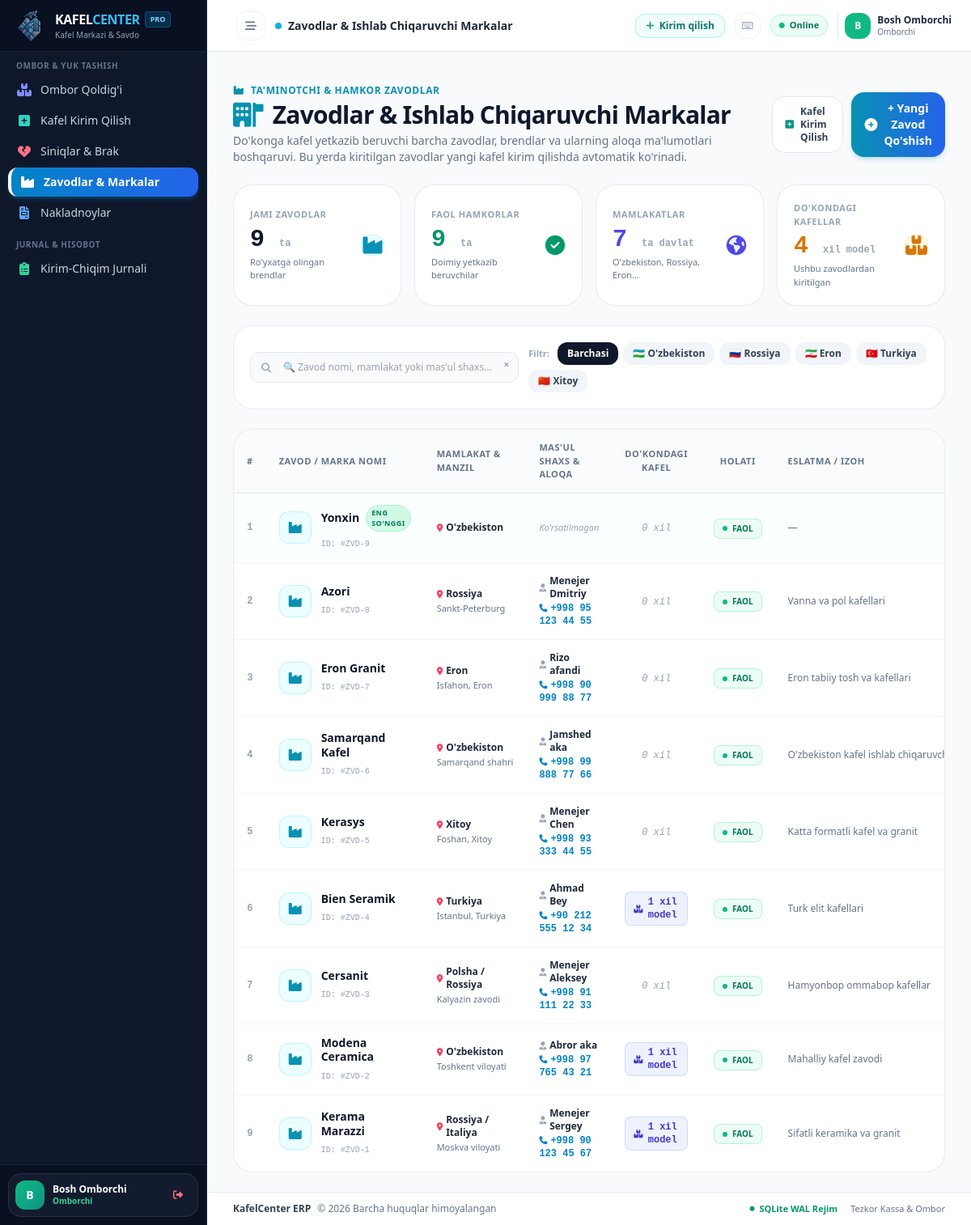
/zavodlar (signed in), run on the app's committed database.
### tables this page shows
CREATE TABLE factories (
        id INTEGER PRIMARY KEY AUTOINCREMENT,
        name TEXT NOT NULL UNIQUE,
        country TEXT DEFAULT 'O''zbekiston',
        contact_person TEXT,
        phone TEXT,
        address TEXT,
        note TEXT,
        is_active INTEGER DEFAULT 1,
        created_at TIMESTAMP DEFAULT CURRENT_TIMESTAMP
    );

### app.py (the view)
@app.route("/zavodlar")
@role_required(["admin", "omborchi"])
def zavodlar_page():
    q = request.args.get("q", "").strip()
    factories = database.get_all_factories(q)
    conn = database.get_db()
    cursor = conn.cursor()
    cursor.execute("SELECT COUNT(*) FROM factories")
    total_factories = cursor.fetchone()[0]
    cursor.execute("SELECT COUNT(*) FROM factories WHERE is_active = 1")
    active_factories = cursor.fetchone()[0]
    cursor.execute("SELECT COUNT(DISTINCT country) FROM factories WHERE country IS NOT NULL AND country != ''")
    total_countries = cursor.fetchone()[0]
    cursor.execute("SELECT COUNT(DISTINCT id) FROM products")
    total_products_linked = cursor.fetchone()[0]
    conn.close()
    kpi = {
        "total_factories": total_factories,
        "active_factories": active_factories,
        "total_countries": total_countries,
        "total_products_linked": total_products_linked
    }
    return render_template("zavodlar.html", factories=factories, kpi=kpi, q=q)

### templates/zavodlar.html (shortened to what this page needs)
{% extends "base.html" %}
{% block content %}
<div class="space-y-6">
    <div class="flex flex-col sm:flex-row sm:items-center sm:justify-between gap-4">
        <div>
            <div class="flex items-center space-x-2 text-xs font-bold uppercase tracking-wider text-cyan-600 mb-1">
                <i class="fa-solid fa-industry"></i>
                <span>Ta'minotchi & Hamkor Zavodlar</span>
            </div>
            <h1 class="text-2xl sm:text-3xl font-black text-slate-900 tracking-tight flex items-center space-x-3">
                <i class="fa-solid fa-building-flag text-cyan-600"></i>
                <span>Zavodlar & Ishlab Chiqaruvchi Markalar</span>
            </h1>
            <p class="text-xs sm:text-sm text-slate-500 mt-1">
                Do'konga kafel yetkazib beruvchi barcha zavodlar, brendlar va ularning aloqa ma'lumotlari boshqaruvi. Bu yerda kiritilgan zavodlar yangi kafel kirim qilishda avtomatik ko'rinadi.
            </p>
        </div>
        <div class="flex items-center space-x-2.5">
            <a href="/ombor/yangi" class="inline-flex items-center space-x-2 text-xs font-bold text-slate-700 hover:text-slate-900 bg-white hover:bg-slate-50 px-4 py-2.5 rounded-2xl border border-slate-200 shadow-xs transition">
                <i class="fa-solid fa-square-plus text-teal-600"></i>
                <span>Kafel Kirim Qilish</span>
            </a>
            <button type="button" onclick="openAddFactoryModal()" class="inline-flex items-center space-x-2 bg-gradient-to-r from-cyan-600 to-blue-600 hover:from-cyan-500 hover:to-blue-500 text-white font-black px-4 py-2.5 rounded-2xl shadow-md shadow-cyan-600/20 transition text-xs sm:text-sm">
                <i class="fa-solid fa-plus-circle text-base"></i>
                <span>+ Yangi Zavod Qo'shish</span>
            </button>
        </div>
    </div>
    <div class="grid grid-cols-1 sm:grid-cols-2 lg:grid-cols-4 gap-4">
        <div class="bg-white rounded-3xl p-5 border border-slate-200/80 shadow-xs flex items-center justify-between">
            <div>
                <span class="text-[11px] font-bold uppercase tracking-wider text-slate-400 block">Jami Zavodlar</span>
                <span class="text-2xl sm:text-3xl font-black text-slate-900 mt-1 block font-mono">
                    {{ kpi.total_factories or factories|length }} <span class="text-xs font-bold text-slate-400">ta</span>
                </span>
                <span class="text-[11px] text-slate-500 mt-0.5 block">Ro'yxatga olingan brendlar</span>
            </div>
            <div class="w-13 h-13 rounded-2xl bg-cyan-50 text-cyan-600 flex items-center justify-center text-2xl border border-cyan-200/60 shadow-xs">
                <i class="fa-solid fa-industry"></i>
            </div>
        </div>
        <div class="bg-white rounded-3xl p-5 border border-slate-200/80 shadow-xs flex items-center justify-between">
            <div>
                <span class="text-[11px] font-bold uppercase tracking-wider text-slate-400 block">Faol Hamkorlar</span>
                <span class="text-2xl sm:text-3xl font-black text-emerald-600 mt-1 block font-mono">
                    {{ kpi.active_factories or 0 }} <span class="text-xs font-bold text-slate-400">ta</span>
                </span>
                <span class="text-[11px] text-slate-500 mt-0.5 block">Doimiy yetkazib beruvchilar</span>
            </div>
            <div class="w-13 h-13 rounded-2xl bg-emerald-50 text-emerald-600 flex items-center justify-center text-2xl border border-emerald-200/60 shadow-xs">
                <i class="fa-solid fa-circle-check"></i>
            </div>
        </div>
        <div class="bg-white rounded-3xl p-5 border border-slate-200/80 shadow-xs flex items-center justify-between">
            <div>
                <span class="text-[11px] font-bold uppercase tracking-wider text-slate-400 block">Mamlakatlar</span>
                <span class="text-2xl sm:text-3xl font-black text-indigo-600 mt-1 block font-mono">
                    {{ kpi.total_countries or 0 }} <span class="text-xs font-bold text-slate-400">ta davlat</span>
                </span>
                <span class="text-[11px] text-slate-500 mt-0.5 block">O'zbekiston, Rossiya, Eron...</span>
            </div>
            <div class="w-13 h-13 rounded-2xl bg-indigo-50 text-indigo-600 flex items-center justify-center text-2xl border border-indigo-200/60 shadow-xs">
                <i class="fa-solid fa-earth-americas"></i>
            </div>
        </div>
        <div class="bg-white rounded-3xl p-5 border border-slate-200/80 shadow-xs flex items-center justify-between">
            <div>
                <span class="text-[11px] font-bold uppercase tracking-wider text-slate-400 block">Do'kondagi Kafellar</span>
                <span class="text-2xl sm:text-3xl font-black text-amber-600 mt-1 block font-mono">
                    {{ kpi.total_products_linked or 0 }} <span class="text-xs font-bold text-slate-400">xil model</span>
                </span>
                <span class="text-[11px] text-slate-500 mt-0.5 block">Ushbu zavodlardan kiritilgan</span>
            </div>
            <div class="w-13 h-13 rounded-2xl bg-amber-50 text-amber-600 flex items-center justify-center text-2xl border border-amber-200/60 shadow-xs">
                <i class="fa-solid fa-boxes-stacked"></i>
            </div>
        </div>
    </div>
    <div class="bg-white rounded-3xl p-5 shadow-xs border border-slate-200/80 space-y-4">
        <div class="flex flex-col sm:flex-row items-center justify-between gap-3">
            <div class="relative w-full sm:w-96">
                <input type="text" id="factorySearchInput" oninput="filterFactories(this.value)" placeholder="🔍 Zavod nomi, mamlakat yoki mas'ul shaxs..." class="w-full pl-10 pr-8 py-2.5 text-xs bg-slate-50 border border-slate-200 rounded-xl focus:outline-none focus:border-cyan-500 focus:bg-white font-medium transition">
                <i class="fa-solid fa-magnifying-glass absolute left-3.5 top-3 text-slate-400 text-xs"></i>
                <button type="button" onclick="document.getElementById('factorySearchInput').value=''; filterFactories('');" class="absolute right-3 top-2.5 text-slate-400 hover:text-slate-600 text-xs font-bold leading-none">&times;</button>
            </div>
            <div class="flex flex-wrap items-center gap-1.5 text-xs">
                <span class="text-[11px] font-bold text-slate-400 mr-1">Filtr:</span>
                <button type="button" onclick="filterByCountry('')" class="country-filter-btn px-3 py-1.5 rounded-xl bg-slate-900 text-white font-bold text-xs transition">Barchasi</button>
                <button type="button" onclick="filterByCountry('O'zbekiston')" class="country-filter-btn px-3 py-1.5 rounded-xl bg-slate-100 text-slate-700 hover:bg-slate-200 font-bold text-xs transition">🇺🇿 O'zbekiston</button>
                <button type="button" onclick="filterByCountry('Rossiya')" class="country-filter-btn px-3 py-1.5 rounded-xl bg-slate-100 text-slate-700 hover:bg-slate-200 font-bold text-xs transition">🇷🇺 Rossiya</button>
                <button type="button" onclick="filterByCountry('Eron')" class="country-filter-btn px-3 py-1.5 rounded-xl bg-slate-100 text-slate-700 hover:bg-slate-200 font-bold text-xs transition">🇮🇷 Eron</button>
                <button type="button" onclick="filterByCountry('Turkiya')" class="country-filter-btn px-3 py-1.5 rounded-xl bg-slate-100 text-slate-700 hover:bg-slate-200 font-bold text-xs transition">🇹🇷 Turkiya</button>
                <button type="button" onclick="filterByCountry('Xitoy')" class="country-filter-btn px-3 py-1.5 rounded-xl bg-slate-100 text-slate-700 hover:bg-slate-200 font-bold text-xs transition">🇨🇳 Xitoy</button>
            </div>
        </div>
    </div>
    <div class="bg-white rounded-3xl shadow-xs border border-slate-200/80 overflow-hidden">
        <div class="overflow-x-auto">
            <table class="w-full text-left border-collapse" id="factoriesTable">
                <thead>
                    <tr class="bg-slate-50/80 border-b border-slate-200 text-[11px] font-black uppercase text-slate-500 tracking-wider">
                        <th class="py-3.5 px-4 w-12 text-center">#</th>
                        <th class="py-3.5 px-4">Zavod / Marka Nomi</th>
                        <th class="py-3.5 px-4">Mamlakat & Manzil</th>
                        <th class="py-3.5 px-4">Mas'ul Shaxs & Aloqa</th>
                        <th class="py-3.5 px-4 text-center">Do'kondagi Kafel</th>
                        <th class="py-3.5 px-4 text-center">Holati</th>
                        <th class="py-3.5 px-4">Eslatma / Izoh</th>
                    </tr>
                </thead>
                <tbody class="divide-y divide-slate-100" id="factoriesTableBody">
                    {% for f in factories %}
                    <tr class="hover:bg-slate-50/80 transition factory-row {% if loop.first %}bg-cyan-50/20{% endif %}" data-name="{{ f.name|lower }}" data-country="{{ (f.country or '')|lower }}" data-person="{{ (f.contact_person or '')|lower }}">
                        <td class="py-3.5 px-4 text-center font-mono text-xs text-slate-400 font-bold">
                            {{ loop.index }}
                        </td>
                        <td class="py-3.5 px-4">
                            <div class="flex items-center space-x-3">
                                <div class="w-10 h-10 rounded-xl bg-cyan-50 border border-cyan-200/70 text-cyan-600 flex items-center justify-center font-black text-base flex-shrink-0 shadow-2xs">
                                    <i class="fa-solid fa-industry"></i>
                                </div>
                                <div>
                                    <div class="flex items-center space-x-2">
                                        <h4 class="font-bold text-slate-900 text-sm leading-tight">{{ f.name }}</h4>
                                        {% if loop.first %}
                                        <span class="text-[9px] font-black bg-emerald-100 text-emerald-700 px-1.5 py-0.5 rounded-full border border-emerald-200 uppercase tracking-wider">Eng so'nggi</span>
                                        {% endif %}
                                    </div>
                                    <span class="text-[10px] text-slate-400 font-mono">ID: #ZVD-{{ f.id }}</span>
                                </div>
                            </div>
                        </td>
                        <td class="py-3.5 px-4 text-xs">
                            <span class="font-bold text-slate-800 flex items-center space-x-1">
                                <i class="fa-solid fa-location-dot text-rose-500 text-[10px]"></i>
                                <span>{{ f.country or "O'zbekiston" }}</span>
                            </span>
                            {% if f.address %}
                            <span class="text-[11px] text-slate-500 block mt-0.5 truncate max-w-xs" title="{{ f.address }}">
                                {{ f.address }}
                            </span>
                            {% endif %}
                        </td>
                        <td class="py-3.5 px-4 text-xs">
                            {% if f.contact_person %}
                            <span class="font-bold text-slate-800 block flex items-center space-x-1">
                                <i class="fa-solid fa-user-tie text-slate-400 text-[10px]"></i>
                                <span>{{ f.contact_person }}</span>
                            </span>
                            {% else %}
                            <span class="text-slate-400 italic text-[11px]">Ko'rsatilmagan</span>
                            {% endif %}
                            {% if f.phone %}
                            <a href="tel:{{ f.phone }}" class="text-sky-600 hover:text-sky-800 font-mono text-xs font-semibold block mt-0.5 hover:underline">
                                <i class="fa-solid fa-phone text-[10px] mr-1"></i>{{ f.phone }}
                            </a>
                            {% endif %}
                        </td>
                        <td class="py-3.5 px-4 text-center font-mono">
                            {% if f.product_count and f.product_count > 0 %}
                            <span class="inline-flex items-center px-2.5 py-1 rounded-lg text-xs font-black bg-indigo-50 text-indigo-700 border border-indigo-200/80 shadow-2xs">
                                <i class="fa-solid fa-boxes-stacked mr-1 text-[10px]"></i>
                                {{ f.product_count }} xil model
                            </span>
                            {% else %}
                            <span class="text-xs text-slate-400 italic">0 xil</span>
                            {% endif %}
                        </td>
                        <td class="py-3.5 px-4 text-center">
                            {% if f.is_active == 1 %}
                            <span class="inline-flex items-center px-2.5 py-1 rounded-lg text-[10px] font-black uppercase bg-emerald-50 text-emerald-700 border border-emerald-200/80 shadow-2xs">
                                <span class="w-1.5 h-1.5 rounded-full bg-emerald-500 mr-1.5 animate-pulse"></span>
                                Faol
                            </span>
                            {% else %}
                            <span class="inline-flex items-center px-2.5 py-1 rounded-lg text-[10px] font-black uppercase bg-slate-100 text-slate-500 border border-slate-200 shadow-2xs">
                                Nofaol
                            </span>
                            {% endif %}
                        </td>
                        <td class="py-3.5 px-4 text-xs text-slate-500 max-w-xs">
                            <span class="truncate block" title="{{ f.note or '' }}">{{ f.note or "—" }}</span>
                        </td>
                    </tr>
                    {% endfor %}
                </tbody>
            </table>
        </div>
    </div>
</div>
{% endblock %}

### data on the page
factories: name "Yonxin", shows "ENG SO'NGGI", id "9", country "O'zbekiston", contact_person "Ko'rsatilmagan", shows "0 xil", is_active 1 (drawn), note "—"
factories: name "Azori", id "8", country "Rossiya", address "Sankt-Peterburg", contact_person "Menejer Dmitriy", phone "+998 95 123 44 55", shows "0 xil", is_active 1 (drawn), note "Vanna va pol kafellari"
factories: name "Eron Granit", id "7", country "Eron", address "Isfahon, Eron", contact_person "Rizo afandi", phone "+998 90 999 88 77", shows "0 xil", is_active 1 (drawn), note "Eron tabiiy tosh va kafellari"
factories: name "Samarqand Kafel", id "6", country "O'zbekiston", address "Samarqand shahri", contact_person "Jamshed aka", phone "+998 99 888 77 66", shows "0 xil", is_active 1 (drawn), note "O'zbekiston kafel ishlab…"
factories: name "Kerasys", id "5", country "Xitoy", address "Foshan, Xitoy", contact_person "Menejer Chen", phone "+998 93 333 44 55", shows "0 xil", is_active 1 (drawn), note "Katta formatli kafel va granit"
factories: name "Bien Seramik", id "4", country "Turkiya", address "Istanbul, Turkiya", contact_person "Ahmad Bey", phone "+90 212 555 12 34", product_count "1", shows "FAOL", note "Turk elit kafellari"
factories: name "Cersanit", id "3", country "Polsha / Rossiya", address "Kalyazin zavodi", contact_person "Menejer Aleksey", phone "+998 91 111 22 33", shows "0 xil", is_active 1 (drawn), note "Hamyonbop ommabop kafellar"
factories: name "Modena Ceramica", id "2", country "O'zbekiston", address "Toshkent viloyati", contact_person "Abror aka", phone "+998 97 765 43 21", product_count "1", shows "FAOL", note "Mahalliy kafel zavodi"
factories: name "Kerama Marazzi", id "1", country "Rossiya / Italiya", address "Moskva viloyati", contact_person "Menejer Sergey", phone "+998 90 123 45 67", product_count "1", is_active 1 (drawn), note "Sifatli keramika va granit"

### other printed values
{{ current_user.full_name[:1].upper() }} "B"
{{ current_user.full_name }} "Bosh Omborchi"
{{ current_user.role }} "Omborchi"
{{ kpi.total_factories or factories|length }} "9"
{{ kpi.active_factories or 0 }} "9"
{{ kpi.total_countries or 0 }} "7"
{{ kpi.total_products_linked or 0 }} "4"
